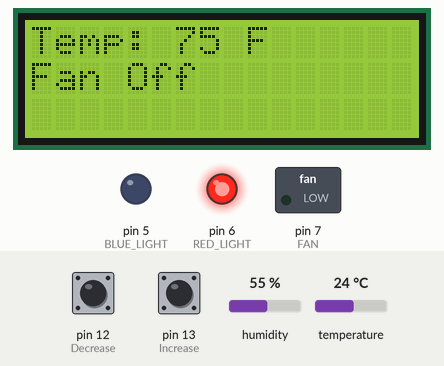
This sketch was run on a simulated Arduino Uno, built with avr-gcc and run on an emulated ATmega328P. Parts: 16×3 character LCD, switched loads named in the sketch (green lamp = pin HIGH), output pins drawn as LEDs (lit = HIGH). The inputs (shaded band) are chosen by the test bench; at power-on: pin 12 (Decrease) HIGH, pin 13 (Increase) HIGH, temperature 24 °C, humidity 55 %. What the sketch prints to the serial monitor is not drawn.

Above: at 1.7 s.
1.8 s: pin 12 (Decrease) pulled LOW for 3.2 s
At 3.4 s:
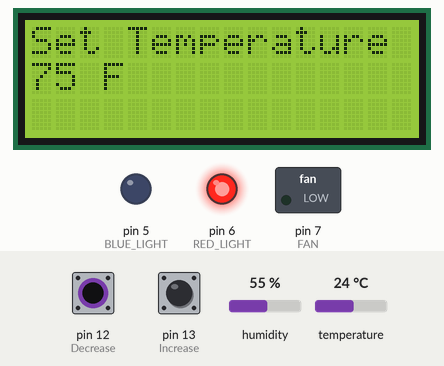
8.9 s: pin 13 (Increase) pulled LOW for 1 s
At 11.9 s:
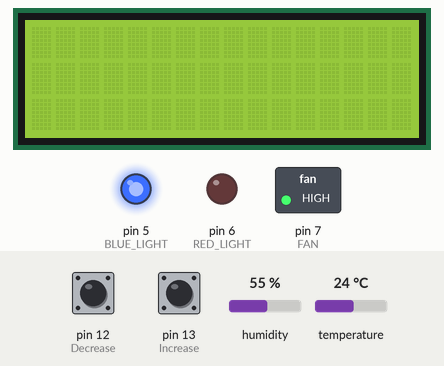
13.6 s: temperature set to 22 °C
At 15.7 s:
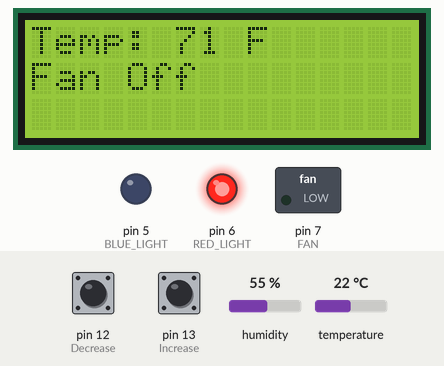
16.9 s: temperature set to 12 °C
At 19.4 s:
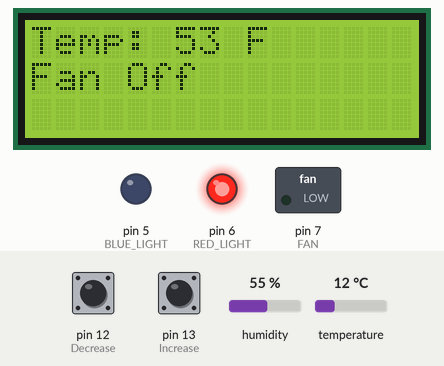
20.1 s: pin 13 (Increase) pulled LOW for 1 s
At 22.7 s:
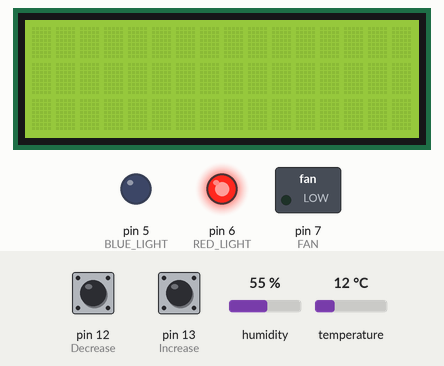
23.8 s: temperature set to 19 °C
At 26.4 s:
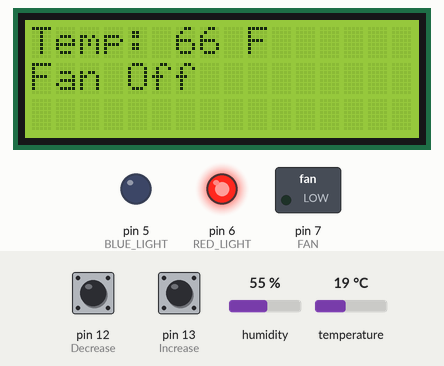
Timing chart, 0 to 27.9 s (numbered marks = the images above; inputs shaded):
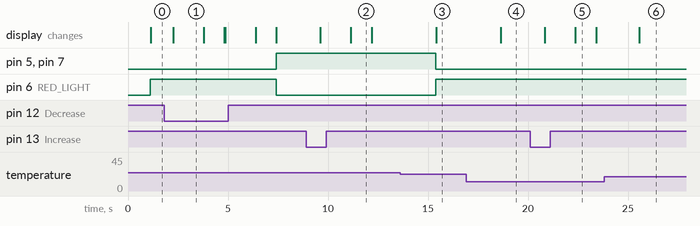

Measured:
- the behaviour switches between 24 and 23 °C on temperature (found by bisection; images 2 and 3)
- after the input at 1.8 s, pin 5 (BLUE_LIGHT), pin 7 (FAN): LOW → HIGH after 5.6 s; pin 6 (RED_LIGHT): HIGH → LOW after 5.6 s; the display: changes after 0.45 s (image 1)
- after the input at 8.9 s, the display: first changes after 0.71 s (image 2 shows a later state)
- after the input at 13.6 s, pin 5 (BLUE_LIGHT), pin 7 (FAN): HIGH → LOW after 1.8 s; pin 6 (RED_LIGHT): LOW → HIGH after 1.8 s; the display: changes after 1.8 s (image 3)
- after the input at 16.9 s, the display: changes after 1.7 s (image 4)
- after the input at 20.1 s, the display: first changes after 0.73 s (image 5 shows a later state)
- after the input at 23.8 s, the display: changes after 1.8 s (image 6)

The sketch:

code.ino
```cpp
#include <DHT11.h>
#include <LiquidCrystal_I2C.h>
#include "src/FanController.h"

LiquidCrystal_I2C lcd(0x27, 16, 3);

#define tempsensor 2

#define FAN 7
#define RED_LIGHT 6
#define BLUE_LIGHT 5
#define Increase 13
#define Decrease 12

DHT11 dht(tempsensor);

FanController controller;
int pressed = 0;

void showSetTemperature() {
  lcd.clear();
  lcd.setCursor(0, 0);
  lcd.print("Set Temperature");
  lcd.setCursor(0, 1);
  lcd.print(controller.threshold());
  lcd.print(" F");
  delay(1500);
  lcd.clear();
}

void setup() {
  lcd.begin();

  pinMode(FAN, OUTPUT);
  pinMode(Increase, INPUT_PULLUP);
  pinMode(Decrease, INPUT_PULLUP);

  pinMode(RED_LIGHT, OUTPUT);
  pinMode(BLUE_LIGHT, OUTPUT);
  digitalWrite(FAN, LOW);

  Serial.begin(9600);
}

void loop() {
  Serial.println(controller.threshold());

  int increaseButton = digitalRead(Increase);
  int decreaseButton = digitalRead(Decrease);

  delay(10);


  if (decreaseButton == pressed) {
    controller.decreaseThreshold();
    showSetTemperature();
  }

  if (increaseButton == pressed) {
    controller.increaseThreshold();
    showSetTemperature();
  }


  float temperatureCelsius = dht.readTemperature();
  float humidity = dht.readHumidity();

  bool validReading = controller.update(temperatureCelsius);

  if (validReading) {
    Serial.print("Temperature = ");
    Serial.print(controller.temperatureF());
    Serial.println("°F");
    Serial.print("Humidity = ");
    Serial.print(humidity);
    Serial.println("%");
  } else {
    Serial.println("Sensor read failed");
  }


  digitalWrite(FAN, controller.fanOn() ? HIGH : LOW);
  digitalWrite(RED_LIGHT, controller.led() == Led::Red ? HIGH : LOW);
  digitalWrite(BLUE_LIGHT, controller.led() == Led::Blue ? HIGH : LOW);

  lcd.clear();
  lcd.setCursor(0, 0);
  if (validReading) {
    lcd.print("Temp: ");
    lcd.print(controller.temperatureF());
    lcd.print(" F");
  } else {
    lcd.print("Sensor error");
  }

  lcd.setCursor(0, 1);
  if (controller.fanOn()) {
    Serial.println("Fan ON");
    lcd.print("Fan On");
  } else {
    Serial.println("Fan OFF");
    lcd.print("Fan Off");
  }

}
```

FanController.cpp
```cpp
#include "FanController.h"

FanController::FanController(int thresholdF, int hysteresisF)
    : threshold_(clampThreshold(thresholdF)),
      hysteresis_(hysteresisF < 0 ? 0 : hysteresisF),
      temperatureF_(0),
      fanOn_(false),
      sensorError_(false) {}

void FanController::increaseThreshold() {
  threshold_ = clampThreshold(threshold_ + 1);
}

void FanController::decreaseThreshold() {
  threshold_ = clampThreshold(threshold_ - 1);
}

int FanController::threshold() const {
  return threshold_;
}

bool FanController::update(float tempC) {
  // Written so a NaN reading also fails the check.
  if (!(tempC >= kSensorMinC && tempC <= kSensorMaxC)) {
    sensorError_ = true;
    return false;
  }

  sensorError_ = false;
  temperatureF_ = celsiusToFahrenheit(tempC);

  if (temperatureF_ > threshold_) {
    fanOn_ = true;
  } else if (temperatureF_ <= threshold_ - hysteresis_) {
    fanOn_ = false;
  }
  return true;
}

bool FanController::fanOn() const {
  return fanOn_;
}

Led FanController::led() const {
  return fanOn_ ? Led::Blue : Led::Red;
}

int FanController::temperatureF() const {
  return temperatureF_;
}

bool FanController::sensorError() const {
  return sensorError_;
}

int FanController::celsiusToFahrenheit(float tempC) {
  // Truncates to whole degrees, same as the original sketch.
  return (int)(tempC * 9.0f / 5.0f + 32.0f);
}

int FanController::clampThreshold(int thresholdF) {
  if (thresholdF < kMinThresholdF) return kMinThresholdF;
  if (thresholdF > kMaxThresholdF) return kMaxThresholdF;
  return thresholdF;
}
```

FanController.h
```cpp
#ifndef FAN_CONTROLLER_H
#define FAN_CONTROLLER_H

// Decision logic for the smart fan, kept free of Arduino calls so it builds
// with any C++ compiler: avr-gcc for the board, g++/clang++ for the tests.
// No standard library headers here, because avr-gcc ships without libstdc++.

enum class Led { Red, Blue };

class FanController {
public:
  static const int kDefaultThresholdF = 76;
  static const int kMinThresholdF = 50;
  static const int kMaxThresholdF = 95;

  // The DHT11 measures 0-50 C. Anything outside that is a failed read
  // (the DHT11 library returns error codes such as 253 and 254).
  static const int kSensorMinC = 0;
  static const int kSensorMaxC = 50;

  // The fan turns on when the temperature rises above the threshold and turns
  // off once it drops to (threshold - hysteresis) or lower. A hysteresis of 0
  // gives a plain on/off comparison; 1 stops the fan flickering at the edge.
  explicit FanController(int thresholdF = kDefaultThresholdF, int hysteresisF = 1);

  void increaseThreshold();
  void decreaseThreshold();
  int threshold() const;

  // Takes a raw sensor reading in Celsius. Returns false on a bad reading,
  // in which case the fan keeps its previous state.
  bool update(float tempC);

  bool fanOn() const;
  Led led() const;
  int temperatureF() const;
  bool sensorError() const;

  static int celsiusToFahrenheit(float tempC);

private:
  static int clampThreshold(int thresholdF);

  int threshold_;
  int hysteresis_;
  int temperatureF_;
  bool fanOn_;
  bool sensorError_;
};

#endif
```
